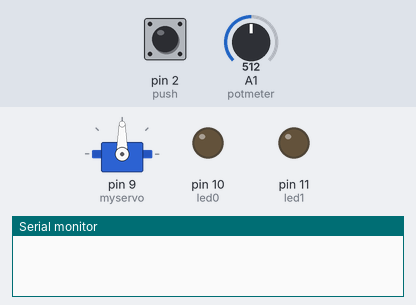
Recording of a sketch running on a simulated Arduino Uno, built with avr-gcc and run on an emulated ATmega328P. Shown: servo, output pins drawn as LEDs (lit = HIGH), the last lines printed to the serial monitor. Inputs (shaded band) come from the test bench; at power-on: pin 2 (push) HIGH, A1 (potmeter) = 512.

Above: at 1.2 s.
1.3 s: pin 2 (push) pulled LOW for 0.15 s
At 2.1 s:
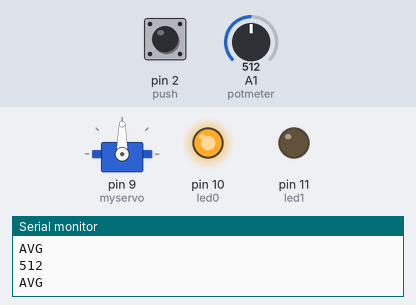
Timing chart, 0 to 4.3 s (numbered marks = the images above; inputs shaded):
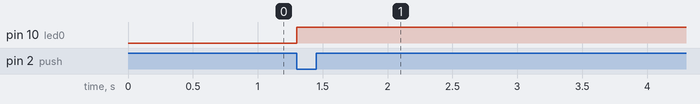

Measured:
- after the input at 1.3 s, pin 10 (led0): LOW → HIGH at once

The sketch:

LEDlight.ino
```cpp
# include <Servo.h>
Servo myservo;
int led0=10;
int led1=11;
int push=2;
int val;
int in;
int potmeter=1;
void setup()
{
	myservo.attach(9);
	pinMode(push,INPUT);
	pinMode(led0,OUTPUT);
	pinMode(led1,OUTPUT);
	Serial.begin(9600);
}

void loop()
{
	val=analogRead(potmeter);
	in=digitalRead(push);
	if(in==0)
	{
		Serial.println(val);
		if (val>=0 && val<=300)
		{
			digitalWrite(led1,LOW);
			digitalWrite(led0,LOW);
			Serial.println("LOW");
		}
		else if (val>=301 && val<=600)
		{
			digitalWrite(led1,LOW);
			digitalWrite(led0,HIGH);
			Serial.println("AVG");
		}
		else if (val>=601 && val<=900)
		{
			digitalWrite(led1,HIGH);
			digitalWrite(led0,LOW);
			Serial.println("MED");
		}
		else
		{
			digitalWrite(led1,HIGH);
			digitalWrite(led0,HIGH);
			Serial.println("HIGH");
		}
	}

	delay(100);
}
```
